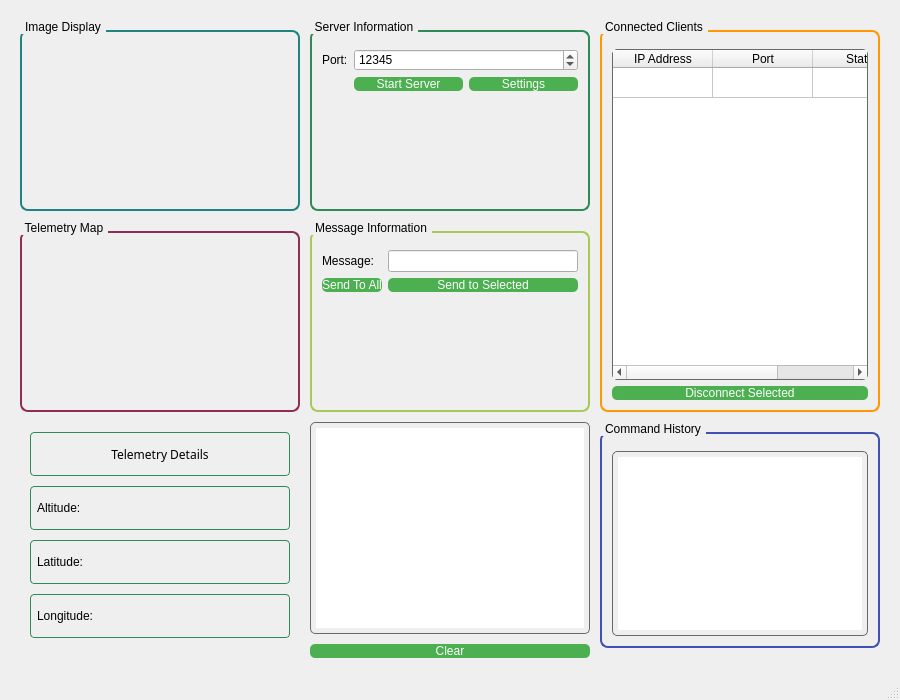
<?xml version="1.0" encoding="UTF-8"?>
<ui version="4.0">
 <class>MainWindow</class>
 <widget class="QMainWindow" name="MainWindow">
  <property name="geometry">
   <rect>
    <x>0</x>
    <y>0</y>
    <width>900</width>
    <height>700</height>
   </rect>
  </property>
  <property name="sizePolicy">
   <sizepolicy hsizetype="Preferred" vsizetype="Preferred">
    <horstretch>0</horstretch>
    <verstretch>0</verstretch>
   </sizepolicy>
  </property>
  <property name="minimumSize">
   <size>
    <width>800</width>
    <height>650</height>
   </size>
  </property>
  <property name="windowTitle">
   <string>Server</string>
  </property>
  <property name="styleSheet">
   <string notr="true">
#lnIPAddress[state = "0"] {
    background-color: rgb(234, 0, 0);
}
#lblConnectionStatus[state = "1"] {
    background-color: rgb(67, 135, 100);
}
#lblConnectionStatus[state = "0"] {
    background-color: rgb(255, 0, 0);
}
QPushButton {
    background-color: #4CAF50;
    color: white;
    border-radius: 5px;
}
QPushButton:hover {
    background-color: #66BB6A;
}
#imageGroupBox {
    border: 2px solid #218380;
    border-radius: 8px;
    padding: 10px;
    margin-top: 10px;
}
#mapGroupBox {
    border: 2px solid #8F2D56;
    border-radius: 8px;
    padding: 10px;
    margin-top: 10px;
}
#graphGroupBox {
    border: 2px solid #6D8299;
    border-radius: 8px;
    padding: 10px;
    margin-top: 10px;
}
#clientListGroupBox {
    border: 2px solid #FF9800;
    border-radius: 8px;
    padding: 10px;
    margin-top: 10px;
}
#commandHistoryGroupBox {
    border: 2px solid #3F51B5;
    border-radius: 8px;
    padding: 10px;
    margin-top: 10px;
}
#groupBox {
    border: 2px solid #2E8B57;
    border-radius: 8px;
    padding: 10px;
    margin-top: 10px;
}
#groupBox_2 {
    border: 2px solid #A7C957;
    border-radius: 8px;
    padding: 10px;
    margin-top: 10px;
}
QGroupBox::title {
    subcontrol-origin: margin;
    subcontrol-position: top left;
    padding: 0 3px;
}
#lstConsole, #lstConsole2, #commandHistoryList {
    border: 1px solid #696969;
    border-radius: 5px;
    padding: 5px;
}
#label_3, #altLabel, #latLabel, #lonLabel {
    border: 1px solid #2E8B57;
    border-radius: 4px;
    padding: 3px;
}
#telemetryWidget {
    border: 2px solid #4682B4;
    border-radius: 8px;
    padding: 10px;
}
#customPlot {
    border: 1px solid #696969;
}
#clientTable {
    border: 1px solid #696969;
    border-radius: 5px;
}
   </string>
  </property>
  <widget class="QWidget" name="centralwidget">
   <layout class="QHBoxLayout" name="horizontalLayout">
    <property name="spacing">
     <number>10</number>
    </property>
    <property name="leftMargin">
     <number>10</number>
    </property>
    <property name="topMargin">
     <number>10</number>
    </property>
    <property name="rightMargin">
     <number>10</number>
    </property>
    <property name="bottomMargin">
     <number>10</number>
    </property>
    <item>
     <layout class="QGridLayout" name="gridLayout">
      <property name="leftMargin">
       <number>10</number>
      </property>
      <property name="topMargin">
       <number>10</number>
      </property>
      <property name="rightMargin">
       <number>10</number>
      </property>
      <property name="bottomMargin">
       <number>10</number>
      </property>
      <property name="spacing">
       <number>10</number>
      </property>
      <item row="1" column="1">
       <widget class="QGroupBox" name="groupBox_2">
        <property name="title">
         <string>Message Information</string>
        </property>
        <property name="alignment">
         <set>Qt::AlignmentFlag::AlignCenter</set>
        </property>
        <layout class="QVBoxLayout" name="messageLayout">
         <item>
          <layout class="QFormLayout" name="formLayout_2">
           <item row="0" column="0">
            <widget class="QLabel" name="label_2">
             <property name="text">
              <string>Message:</string>
             </property>
            </widget>
           </item>
           <item row="0" column="1">
            <widget class="QLineEdit" name="lnMessage"/>
           </item>
           <item row="1" column="0">
            <widget class="QPushButton" name="btnSendToAll">
             <property name="text">
              <string>Send To All</string>
             </property>
            </widget>
           </item>
           <item row="1" column="1">
            <widget class="QPushButton" name="btnSendToSelected">
             <property name="text">
              <string>Send to Selected</string>
             </property>
            </widget>
           </item>
          </layout>
         </item>
        </layout>
       </widget>
      </item>
      <item row="0" column="2" rowspan="2">
       <widget class="QGroupBox" name="clientListGroupBox">
        <property name="title">
         <string>Connected Clients</string>
        </property>
        <layout class="QVBoxLayout" name="clientListLayout">
         <item>
          <widget class="QTableWidget" name="clientTable">
           <property name="minimumSize">
            <size>
             <width>200</width>
             <height>300</height>
            </size>
           </property>
           <property name="columnCount">
            <number>3</number>
           </property>
           <attribute name="horizontalHeaderDefaultSectionSize">
            <number>100</number>
           </attribute>
           <attribute name="verticalHeaderVisible">
            <bool>false</bool>
           </attribute>
           <row/>
           <column>
            <property name="text">
             <string>IP Address</string>
            </property>
           </column>
           <column>
            <property name="text">
             <string>Port</string>
            </property>
           </column>
           <column>
            <property name="text">
             <string>Status</string>
            </property>
           </column>
          </widget>
         </item>
         <item>
          <widget class="QPushButton" name="btnDisconnectClient">
           <property name="text">
            <string>Disconnect Selected</string>
           </property>
          </widget>
         </item>
        </layout>
       </widget>
      </item>
      <item row="0" column="0">
       <widget class="QGroupBox" name="imageGroupBox">
        <property name="title">
         <string>Image Display</string>
        </property>
        <layout class="QVBoxLayout" name="imageLayout">
         <item>
          <widget class="QLabel" name="imageLabel">
           <property name="minimumSize">
            <size>
             <width>200</width>
             <height>150</height>
            </size>
           </property>
           <property name="sizePolicy">
            <sizepolicy hsizetype="Expanding" vsizetype="Expanding">
             <horstretch>1</horstretch>
             <verstretch>1</verstretch>
            </sizepolicy>
           </property>
           <property name="text">
            <string/>
           </property>
           <property name="scaledContents">
            <bool>true</bool>
           </property>
           <property name="alignment">
            <set>Qt::AlignmentFlag::AlignCenter</set>
           </property>
          </widget>
         </item>
        </layout>
       </widget>
      </item>
      <item row="1" column="0">
       <widget class="QGroupBox" name="mapGroupBox">
        <property name="title">
         <string>Telemetry Map</string>
        </property>
        <layout class="QVBoxLayout" name="mapLayout">
         <item>
          <widget class="QLabel" name="mapLabel">
           <property name="minimumSize">
            <size>
             <width>200</width>
             <height>150</height>
            </size>
           </property>
           <property name="sizePolicy">
            <sizepolicy hsizetype="Expanding" vsizetype="Expanding">
             <horstretch>1</horstretch>
             <verstretch>1</verstretch>
            </sizepolicy>
           </property>
           <property name="text">
            <string/>
           </property>
           <property name="scaledContents">
            <bool>true</bool>
           </property>
           <property name="alignment">
            <set>Qt::AlignmentFlag::AlignBottom|Qt::AlignmentFlag::AlignHCenter</set>
           </property>
           <property name="textInteractionFlags">
            <set>Qt::LinksAccessibleByMouse</set>
           </property>
          </widget>
         </item>
        </layout>
       </widget>
      </item>
      <item row="2" column="1" rowspan="2">
       <layout class="QVBoxLayout" name="verticalLayout">
        <item>
         <widget class="QListWidget" name="lstConsole">
          <property name="minimumSize">
           <size>
            <width>200</width>
            <height>150</height>
           </size>
          </property>
         </widget>
        </item>
        <item>
         <layout class="QHBoxLayout" name="consoleButtonsLayout">
          <item>
           <widget class="QPushButton" name="btnClear">
            <property name="text">
             <string>Clear</string>
            </property>
           </widget>
          </item>
         </layout>
        </item>
       </layout>
      </item>
      <item row="2" column="2">
       <layout class="QVBoxLayout" name="verticalLayout_2">
        <item>
         <widget class="QGroupBox" name="commandHistoryGroupBox">
          <property name="title">
           <string>Command History</string>
          </property>
          <layout class="QVBoxLayout" name="commandHistoryLayout">
           <item>
            <widget class="QListWidget" name="commandHistoryList">
             <property name="minimumSize">
              <size>
               <width>200</width>
               <height>100</height>
              </size>
             </property>
            </widget>
           </item>
          </layout>
         </widget>
        </item>
       </layout>
      </item>
      <item row="2" column="0">
       <layout class="QVBoxLayout" name="verticalLayout_3" stretch="0,0,0,0">
        <property name="leftMargin">
         <number>10</number>
        </property>
        <property name="topMargin">
         <number>10</number>
        </property>
        <property name="rightMargin">
         <number>10</number>
        </property>
        <property name="bottomMargin">
         <number>10</number>
        </property>
        <item>
         <widget class="QLabel" name="label_3">
          <property name="font">
           <font>
            <family>Arial Rounded MT</family>
           </font>
          </property>
          <property name="text">
           <string>Telemetry Details</string>
          </property>
          <property name="alignment">
           <set>Qt::AlignmentFlag::AlignCenter</set>
          </property>
         </widget>
        </item>
        <item>
         <widget class="QLabel" name="altLabel">
          <property name="text">
           <string>Altitude:</string>
          </property>
         </widget>
        </item>
        <item>
         <widget class="QLabel" name="latLabel">
          <property name="text">
           <string>Latitude:</string>
          </property>
         </widget>
        </item>
        <item>
         <widget class="QLabel" name="lonLabel">
          <property name="text">
           <string>Longitude:</string>
          </property>
         </widget>
        </item>
       </layout>
      </item>
      <item row="0" column="1">
       <widget class="QGroupBox" name="groupBox">
        <property name="title">
         <string>Server Information</string>
        </property>
        <layout class="QFormLayout" name="formLayout">
         <item row="0" column="0">
          <widget class="QLabel" name="label">
           <property name="text">
            <string>Port:</string>
           </property>
          </widget>
         </item>
         <item row="0" column="1">
          <widget class="QSpinBox" name="spnServerPort">
           <property name="minimum">
            <number>1024</number>
           </property>
           <property name="maximum">
            <number>65535</number>
           </property>
           <property name="value">
            <number>12345</number>
           </property>
          </widget>
         </item>
         <item row="1" column="0">
          <widget class="QLabel" name="lblConnectionStatus">
           <property name="minimumSize">
            <size>
             <width>25</width>
             <height>25</height>
            </size>
           </property>
           <property name="maximumSize">
            <size>
             <width>25</width>
             <height>25</height>
            </size>
           </property>
           <property name="text">
            <string/>
           </property>
           <property name="state" stdset="0">
            <string>0</string>
           </property>
          </widget>
         </item>
         <item row="1" column="1">
          <layout class="QHBoxLayout" name="horizontalLayoutServerButtons">
           <item>
            <widget class="QPushButton" name="btnStartServer">
             <property name="text">
              <string>Start Server</string>
             </property>
            </widget>
           </item>
           <item>
            <widget class="QPushButton" name="btnSettings">
             <property name="text">
              <string>Settings</string>
             </property>
            </widget>
           </item>
          </layout>
         </item>
        </layout>
       </widget>
      </item>
     </layout>
    </item>
   </layout>
  </widget>
  <widget class="QStatusBar" name="statusbar"/>
 </widget>
 <resources/>
 <connections>
  <connection>
   <sender>btnClear</sender>
   <signal>clicked()</signal>
   <receiver>lstConsole</receiver>
   <slot>clear()</slot>
   <hints>
    <hint type="sourcelabel">
     <x>306</x>
     <y>241</y>
    </hint>
    <hint type="destinationlabel">
     <x>310</x>
     <y>183</y>
    </hint>
   </hints>
  </connection>
 </connections>
</ui>
